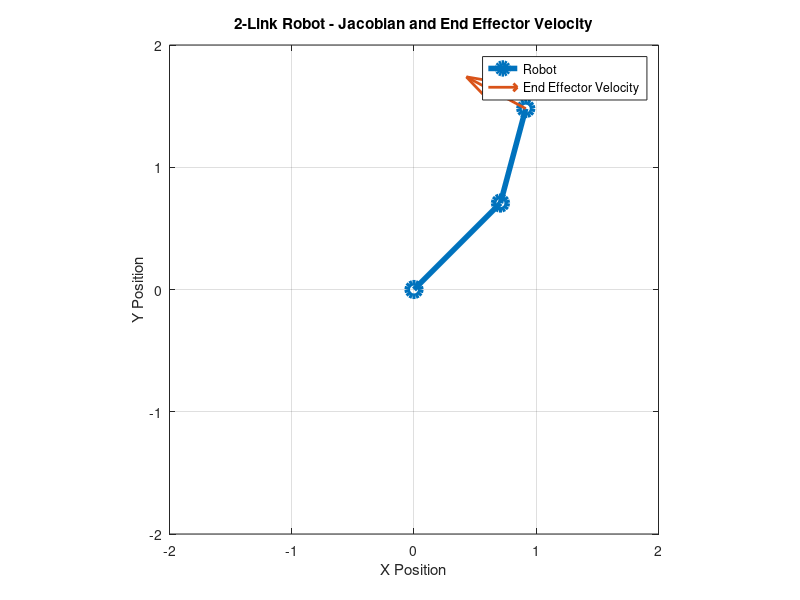

MATLAB code to generate this figure:
% =====================================
% 2-LINK ROBOT JACOBIAN
% VELOCITY KINEMATICS
% =====================================

% Link Lengths
l1 = 1;
l2 = 0.8;

% Joint Angles
theta1 = 45 * pi / 180;
theta2 = 30 * pi / 180;

% Joint Velocities (rad/s)
theta1_dot = 0.5;
theta2_dot = 0.3;

% =====================================
% JACOBIAN MATRIX
% =====================================

J11 = -l1*sin(theta1) ...
      -l2*sin(theta1 + theta2);

J12 = -l2*sin(theta1 + theta2);

J21 = l1*cos(theta1) ...
      +l2*cos(theta1 + theta2);

J22 = l2*cos(theta1 + theta2);

% Jacobian Matrix
J = [J11 J12;
     J21 J22];

% =====================================
% JOINT VELOCITY VECTOR
% =====================================

q_dot = [theta1_dot;
         theta2_dot];

% =====================================
% END EFFECTOR VELOCITY
% =====================================

end_effector_velocity = J * q_dot;

x_dot = end_effector_velocity(1);
y_dot = end_effector_velocity(2);

% =====================================
% DISPLAY RESULTS
% =====================================

disp('================================');
disp('JACOBIAN MATRIX');
disp('================================');

disp(J);

fprintf('\nJoint Velocities:\n');
fprintf('Theta1_dot = %.3f rad/s\n', theta1_dot);
fprintf('Theta2_dot = %.3f rad/s\n', theta2_dot);

fprintf('\nEnd Effector Velocity:\n');
fprintf('X_dot = %.3f units/s\n', x_dot);
fprintf('Y_dot = %.3f units/s\n', y_dot);

% =====================================
% ROBOT POSITION
% =====================================

x0 = 0;
y0 = 0;

x1 = l1*cos(theta1);
y1 = l1*sin(theta1);

x2 = x1 + l2*cos(theta1 + theta2);
y2 = y1 + l2*sin(theta1 + theta2);

% =====================================
% DRAW ROBOT
% =====================================

figure;

plot([x0 x1 x2], ...
     [y0 y1 y2], ...
     '-o', ...
     'LineWidth', 4, ...
     'MarkerSize', 10);

hold on;

% =====================================
% DRAW VELOCITY VECTOR
% =====================================

quiver(x2, y2, ...
       x_dot, y_dot, ...
       0.5, ...
       'LineWidth', 2);

grid on;
axis equal;

xlim([-2 2]);
ylim([-2 2]);

xlabel('X Position');
ylabel('Y Position');

title('2-Link Robot - Jacobian and End Effector Velocity');

legend('Robot', 'End Effector Velocity');

hold off;
